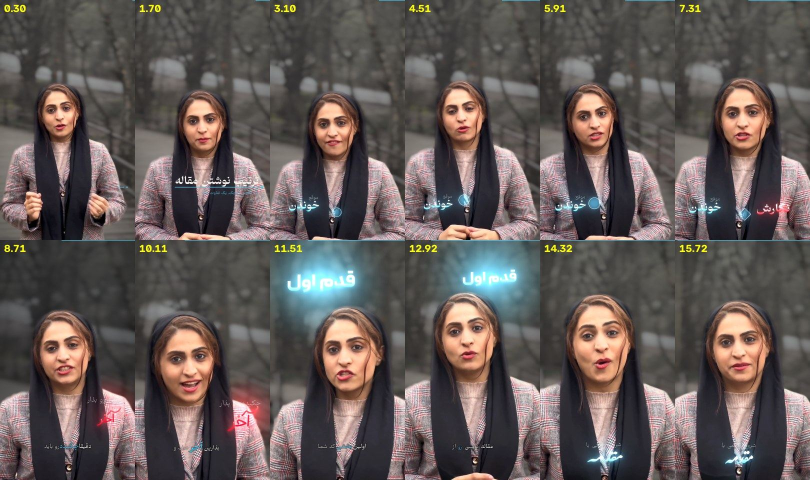
#> input picture sdk/tests/v21_creative_synthesis_sheet.jpg, 1620 x 960 px (shown at 1/2 size)
$ python -i analyze.py   (imports and definitions only)
#> lines starting #> are read from the running program, lines starting #| are printed output that depends on the picture
"""
mograph.analyze — v9 reference video analyzer (OpenMontage "reference-driven creation", BMTS-lite beats).

python3 -m mograph analyze reference.mp4 -o blueprint.json [--spec spec.json]

Extracts with ffprobe + cv2 + scipy only (offline):
  meta       duration, fps, w×h, aspect
  cuts       hard scene-cut timestamps (HSV-histogram distance + adaptive threshold) and cuts/min cadence
  shots      [{t, end, dur}] between cuts
  palette    dominant 4 colours (k-means on sampled frames) mapped to @paper (most common, darkest/lightest
             ground), @ink (max contrast vs paper), @accent (most saturated), @mute (remaining)
  motion     mean optical-flow magnitude per second (energy curve) + overall energy class
  audio      integrated LUFS (ffmpeg ebur128), onsets (spectral flux peaks), tempo (BPM, autocorrelation of the
             onset envelope) and beats [...] (tempo grid phase-locked to the strongest onsets)
  suggest    a ready "meta" block (style / palette tokens) + a chapter skeleton aligned to the cuts

--spec spec.json  writes the beats into spec["beats"] so  "t": "b:12"  (12th beat, 1-based) /  "b:12+0.05"
                  resolves in scene.resolve_time (also "bar:3" = first beat of bar 3 in 4/4).
"""
from __future__ import annotations

import json
import os
import re
import subprocess

import cv2
import numpy as np

SR = 22050


# [18 lines left out: functions _probe, _aspect, not called in this run]


def scan_video(path, step_fps=10.0):
#> called with step_fps = 10
    cap = cv2.VideoCapture(path)
    fps = cap.get(cv2.CAP_PROP_FPS) or 30.0
    stride = max(1, int(round(fps / step_fps)))
    hists, times, flow, samples = [], [], [], []
    prev = None
    i = 0
    while True:
        ok = cap.grab()
        if not ok:
            break
        if i % stride == 0:
            ok, fr = cap.retrieve()
#> fr is the input picture: shape (960, 1620, 3); mean B, G, R 86.4, 88.7, 98.2
#> ok = True
            if not ok:
                break
            sm = cv2.resize(fr, (160, int(160 * fr.shape[0] / fr.shape[1]) or 90))
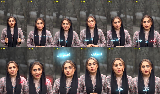
#> sm: shape (94, 160, 3); mean B, G, R 86.1, 88.3, 98
            hsv = cv2.cvtColor(sm, cv2.COLOR_BGR2HSV)
#> hsv: shape (94, 160, 3); mean H, S, V 63.8, 43.9, 101.4
            h = cv2.calcHist([hsv], [0, 1, 2], None, [16, 8, 8], [0, 180, 0, 256, 0, 256])
            hists.append(cv2.normalize(h, h).flatten())
            times.append(i / fps)
            g = cv2.cvtColor(sm, cv2.COLOR_BGR2GRAY)
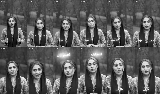
#> g: shape (94, 160); min 0, max 254, mean 90.9
            if prev is not None:
                f = cv2.calcOpticalFlowFarneback(prev, g, None, 0.5, 2, 9, 2, 5, 1.1, 0)
                flow.append(float(np.linalg.norm(f, axis=2).mean()))
            else:
                flow.append(0.0)
            prev = g
            if len(times) % max(1, int(step_fps / 2)) == 0:
                samples.append(sm.reshape(-1, 3))
        i += 1
    cap.release()
    return np.array(times), hists, np.array(flow), samples


# [159 lines left out: functions detect_cuts, palette, _audio, lufs, beats_from_audio, analyze and 2 more, not called in this run]

>>> result = scan_video('../tests/v21_creative_synthesis_sheet.jpg')
